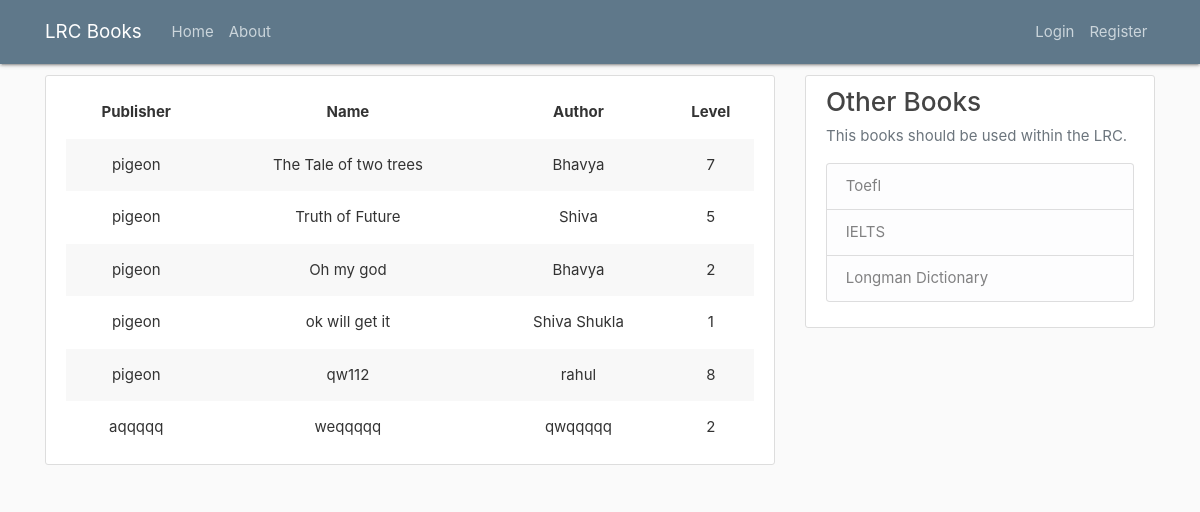
The page /home on the database its author committed.
### flasklrc/models.py (models this page shows, shortened)
class Books(db.Model):
    id = db.Column(db.Integer, primary_key=True)
    ISBN = db.Column(db.Integer, unique=True, nullable=False )
    publisher = db.Column(db.String(120), nullable=False)
    name = db.Column(db.String(120), nullable=False)
    author = db.Column(db.String(120), nullable=False)
    level = db.Column(db.Integer, nullable=False)

### flasklrc/routes.py (the view)
@app.route("/")
@app.route("/home")
def home():
    posts = Books.query.all()
    return render_template('home.html', posts=posts)

### flasklrc/templates/home.html
{% extends "layout.html" %}
{% block content %}
    <article class="media content-section">
        <table class="highlight striped centered">
            <thead>
                <tr>
                    <th>Publisher</th>
                    <th>Name</th>
                    <th>Author</th>
                    <th>Level</th>
                </tr>
            </thead>
            <tbody>
                {% for post in posts %}
                    <tr>
                        <td>{{post.publisher}}</td>
                        <td>{{ post.name }}</td>
                        <td>{{ post.author }}</td>
                        <td>{{ post.level }}</td>
                    </tr>
                {% endfor %}
            </tbody>
        </table>
    </article>
{% endblock content %}

### flasklrc/templates/layout.html (shortened to what this page needs)
<!DOCTYPE html>
<html>
<head>
  <link rel="stylesheet" href="https://cdnjs.cloudflare.com/ajax/libs/materialize/1.0.0/css/materialize.min.css">
  <link rel="stylesheet" href="https://cdn.jsdelivr.net/npm/bootstrap@4.0.0/dist/css/bootstrap.min.css">
  <link rel="stylesheet" type= "text/css" href="{{ url_for('static', filename = 'main.css') }}">
</head>
<body>
  <script src="https://cdnjs.cloudflare.com/ajax/libs/materialize/1.0.0/js/materialize.min.js"></script>  <header class="site-header">
    <nav class="navbar navbar-expand-md navbar-dark bg-steel fixed-top">
      <div class="container">
        <a class="navbar-brand mr-4" href="/">LRC Books</a>
        <div class="collapse navbar-collapse" id="navbarToggle">
          <div class="navbar-nav mr-auto">
            {% if current_user.gnumber == 'G60426042' %}
              <a class="nav-item nav-link" href="{{ url_for('add_books') }}">Add Books</a>
              <a class="nav-item nav-link" href="{{ url_for('check_in') }}">Check in</a>
              <a class="nav-item nav-link" href="{{ url_for('check_out') }}">Returns</a>
              {% else %}
              <a class="nav-item nav-link" href="{{ url_for('home') }}">Home</a>
              <a class="nav-item nav-link" href="{{ url_for('about') }}">About</a>
            {% endif %}
          </div>
          <div class="navbar-nav">
            {% if current_user.gnumber == 'G60426042' %}
              <a class="nav-item nav-link" href="{{ url_for('account') }}">Account</a>
              <a class="nav-item nav-link" href="{{ url_for('logout') }}">Logout</a>
            {% elif current_user.is_authenticated %}
              <a class="nav-item nav-link" href="{{ url_for('account') }}">Account</a>
              <a class="nav-item nav-link" href="{{ url_for('logout') }}">Logout</a>
            {% else %}
              <a class="nav-item nav-link" href="{{ url_for('login') }}">Login</a>
              <a class="nav-item nav-link" href="{{ url_for('register') }}">Register</a>
            {% endif %}
          </div>
        </div>
      </div>
    </nav>
  </header>
  <main role="main" class="container">
    <div class="row">
      <div class="col-md-8">
        {% block content %}{% endblock %}
      </div>
      <div class="col-md-4">
        <div class="content-section">
          <h3>Other Books</h3>
          <p class='text-muted'>This books should be used within the LRC.
            <ul class="list-group">
              <li class="list-group-item list-group-item-light">Toefl</li>
              <li class="list-group-item list-group-item-light">IELTS</li>
              <li class="list-group-item list-group-item-light">Longman Dictionary</li>
            </ul>
          </p>
        </div>
      </div>
    </div>
  </main>
</body>
</html>

### flasklrc/static/main.css (style rules this page uses)
body { background: #fafafa; color: #333333; margin-top: 5rem; }
h1, h2, h3, h4, h5, h6 { color: #444444; }
.bg-steel { background-color: #5f788a; }
.site-header .navbar-nav .nav-link { color: #cbd5db; }
.content-section { background: #ffffff; padding: 10px 20px; border: 1px solid #dddddd; border-radius: 3px; margin-bottom: 20px; }

### rows shown on the page
Books: publisher "pigeon", name "The Tale of two trees", author "Bhavya", level "7"
Books: publisher "pigeon", name "Truth of Future", author "Shiva", level "5"
Books: publisher "pigeon", name "Oh my god", author "Bhavya", level "2"
Books: publisher "pigeon", name "ok will get it", author "Shiva Shukla", level "1"
Books: publisher "pigeon", name "qw112", author "rahul", level "8"
Books: publisher "aqqqqq", name "weqqqqq", author "qwqqqqq", level "2"
